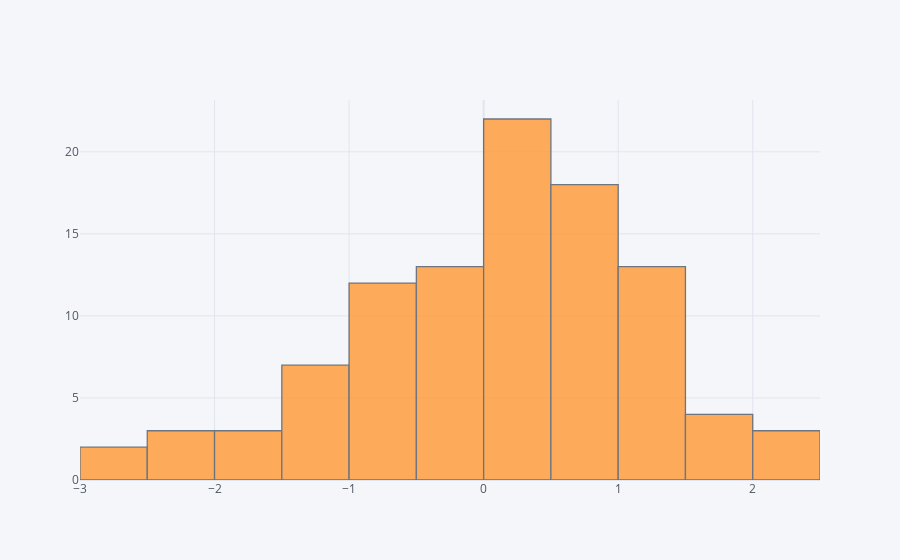

Notebook code cell kept with this figure:
### Markdown cell above
## histogram

### Code cell
df['A'].iplot(kind='hist',bins=25)

### Figure 1 — Plotly figure (JSON) as saved in the notebook; plotly's stock layout.template omitted (floating-point values rounded to 4 significant figures)
{"data": [{"histfunc": "count", "histnorm": "", "marker": {"color": "rgba(255, 153, 51, 1.0)", "line": {"color": "#4D5663", "width": 1.3}}, "name": "A", "nbinsx": 25, "opacity": 0.8, "orientation": "v", "type": "histogram", "x": [-1.021, 0.05186, 0.9648, -0.04576, 0.5699, -0.2771, 0.6744, 1.133, 0.8311, 0.8479, 2.105, 2.347, 0.4716, -1.291, -0.6547, 0.2442, 0.09926, 0.2735, 0.6654, 1.544, 0.4888, 0.8564, 1.2, 0.4504, -0.9455, 0.7016, 0.6331, -2.539, 2.1, -0.731, 0.6871, -0.02829, 0.9183, -1.195, -1.022, -1.251, 1.925, 1.412, -2.322, -0.05664, -1.378, -1.55, 1.042, 0.3669, 0.3479, -0.08547, -0.4777, -0.4147, 0.03605, -0.204, 1.162, 0.2572, -0.4163, 0.2958, 1.15, -0.8558, 0.5808, 0.4173, -0.5199, -2.654, -0.06255, -0.8144, 0.3835, 0.3304, 1.302, 0.3534, -0.7016, 0.8266, -0.9447, -0.8394, 1.142, -0.9323, 0.4453, 0.6512, 1.333, 0.9312, 0.1487, -0.5091, -1.32, -0.1629, 1.051, -1.657, -0.1164, 0.3723, 1.789, -0.3046, 1.401, 0.6602, 0.7506, -2.342, 0.06262, 1.525, -2.053, 1.082, 1.413, 0.5979, -1.611, -0.7149, 0.2211, 0.3812]}], "layout": {"barmode": "overlay", "legend": {"bgcolor": "#F5F6F9", "font": {"color": "#4D5663"}}, "paper_bgcolor": "#F5F6F9", "plot_bgcolor": "#F5F6F9", "title": {"font": {"color": "#4D5663"}}, "xaxis": {"gridcolor": "#E1E5ED", "showgrid": true, "tickfont": {"color": "#4D5663"}, "title": {"font": {"color": "#4D5663"}, "text": ""}, "zerolinecolor": "#E1E5ED"}, "yaxis": {"gridcolor": "#E1E5ED", "showgrid": true, "tickfont": {"color": "#4D5663"}, "title": {"font": {"color": "#4D5663"}, "text": ""}, "zerolinecolor": "#E1E5ED"}}}
